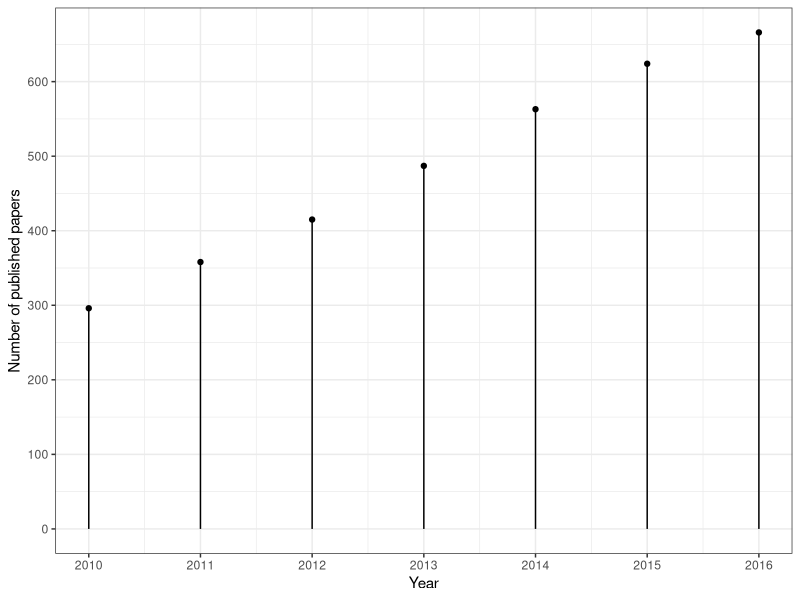

Source code (R):
library(ggplot2)
# Pubmed was searched on 18-Oct-2018
#English[Language] AND (non-inferiority[Title/Abstract] OR noninferior[Title/Abstract] OR non-inferior[Title/Abstract] OR noninferiority[Title/Abstract]) AND ("2017/06/01"[PDAT] : "2018/05/31"[PDAT]) AND Clinical Trial[ptyp] + filter clinical trials

pub.n <- data.frame(year=c(2010, 2011, 2012, 2013, 2014, 2015, 2016), 
                    n=c(296, 358, 415, 487, 563, 624, 666))

g <- ggplot2::ggplot(pub.n, aes(x = year, y = n)) + 
  #ggplot2::geom_line(linetype = "dashed") +
  #ggplot2::geom_bar(stat='identity') +
  geom_segment(aes(x = year, y = 0, xend = year, yend = n)) +
  geom_point() +
  ggplot2::xlab("Year") +
  ggplot2::ylab("Number of published papers") +
  #ggplot2::ggtitle("Number of published non-inferiroty papers by year (Pubmed)") +
  ggplot2::theme_bw() +
  ggplot2::scale_x_continuous(breaks = 2010:2016) +
  ggplot2::scale_y_continuous(breaks=seq(0,700,100))

pdf("Review paper/pubmed_review_ni.pdf")
g
dev.off()
